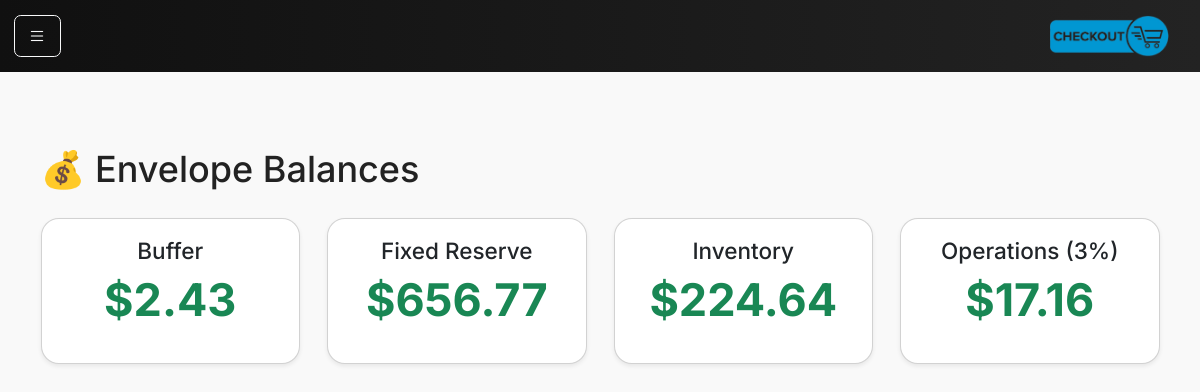
Page /envelopes on the earlier database version.
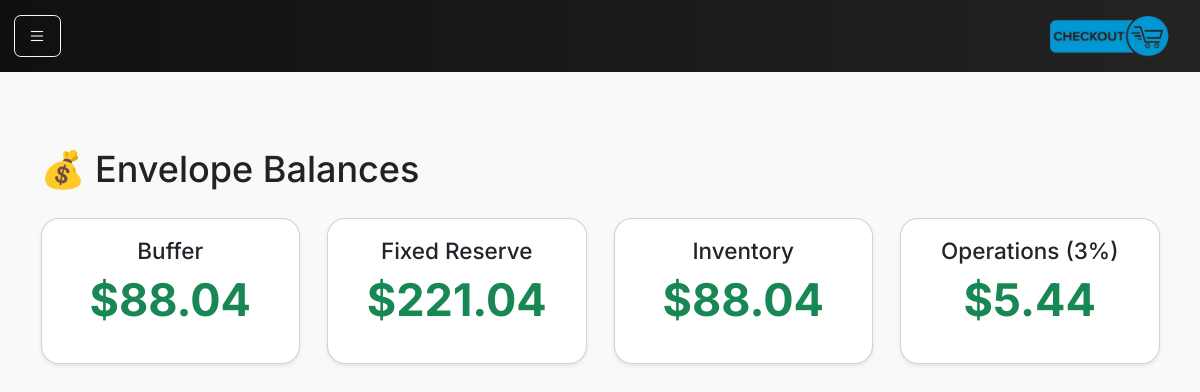
Same page on the later database version.
### models.py (models this page shows)
class Envelope(db.Model):
    __tablename__ = "envelopes"
    id = db.Column(db.Integer, primary_key=True)
    code = db.Column(db.String(32), unique=True, nullable=False)
    name = db.Column(db.String(64), nullable=False)
    balance_cents = db.Column(db.Integer, nullable=False, default=0)
    created_at = db.Column(db.DateTime, default=datetime.utcnow)
    updated_at = db.Column(db.DateTime, default=datetime.utcnow, onupdate=datetime.utcnow)

### main.py (the view)
@app.route("/envelopes")
def envelope_view():
    from main import Envelope
    envelopes = Envelope.query.order_by(Envelope.name).all()
    return render_template("envelopes.html", envelopes=envelopes)

### main.py (called while the page is built)
@app.context_processor
def inject_request():
    return dict(request=request)

### templates/envelopes.html
{% extends "base.html" %}
{% block content %}
<div class="container-fluid">
    <h2 class="mb-4">💰 Envelope Balances</h2>
    <div class="row">
        {% for e in envelopes %}
        <div class="col-md-3 mb-4">
            <div class="card shadow-sm">
                <div class="card-body text-center">
                    <h5 class="card-title">{{ e.name }}</h5>
                    <p class="display-6 text-success fw-bold">
                        ${{ "%.2f"|format(e.balance_cents / 100) }}
                    </p>
                </div>
            </div>
        </div>
        {% else %}
        <div class="col-12 text-center text-muted">
            No envelopes yet.
        </div>
        {% endfor %}
    </div>
</div>
{% endblock %}

Differences in the rows shown:
changed Envelope "Buffer": e.balance_cents/100 "2.43" → "88.04"
changed Envelope "Fixed Reserve": e.balance_cents/100 "656.77" → "221.04"
changed Envelope "Inventory": e.balance_cents/100 "224.64" → "88.04"
changed Envelope "Operations (3%)": e.balance_cents/100 "17.16" → "5.44"
